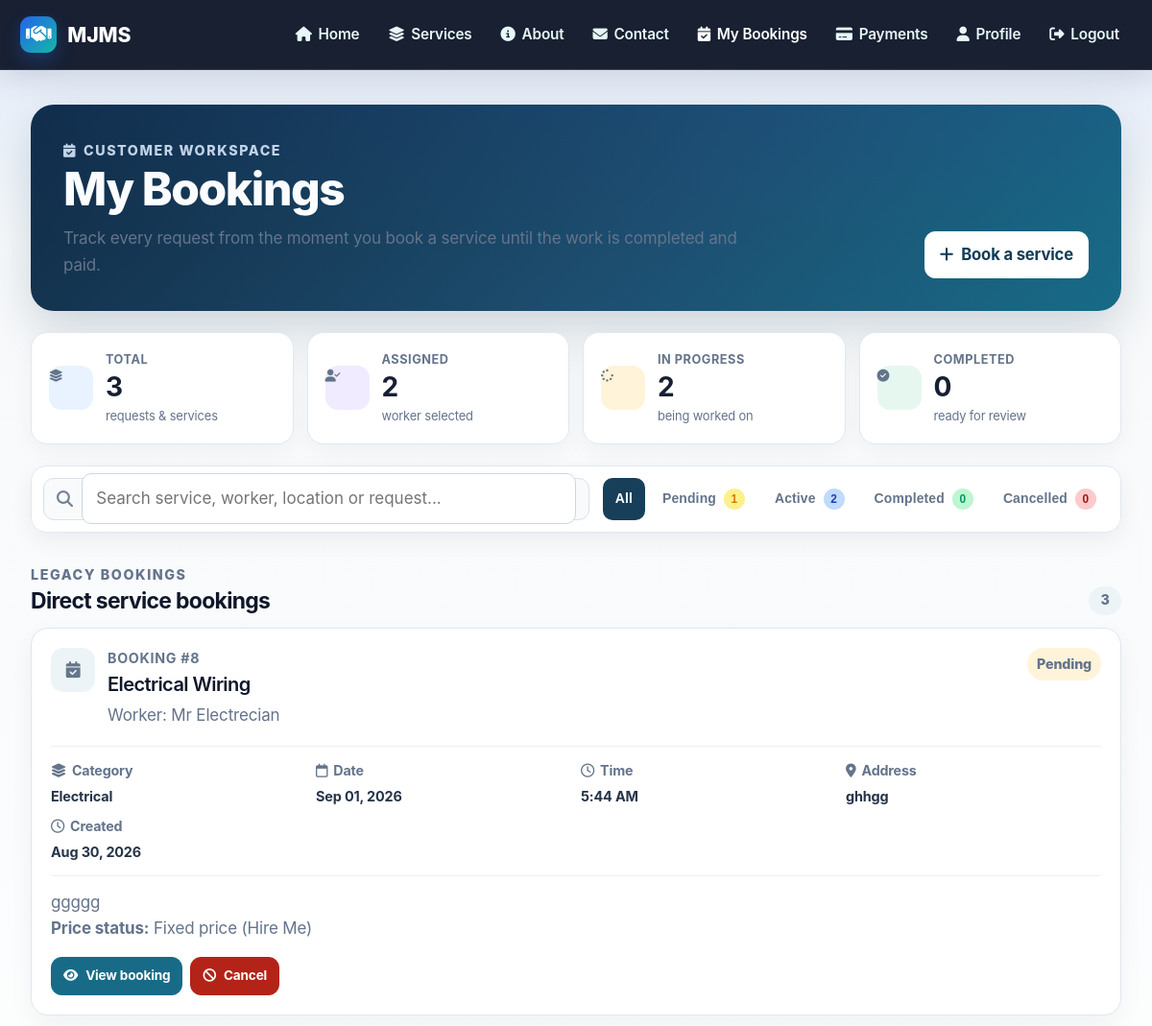
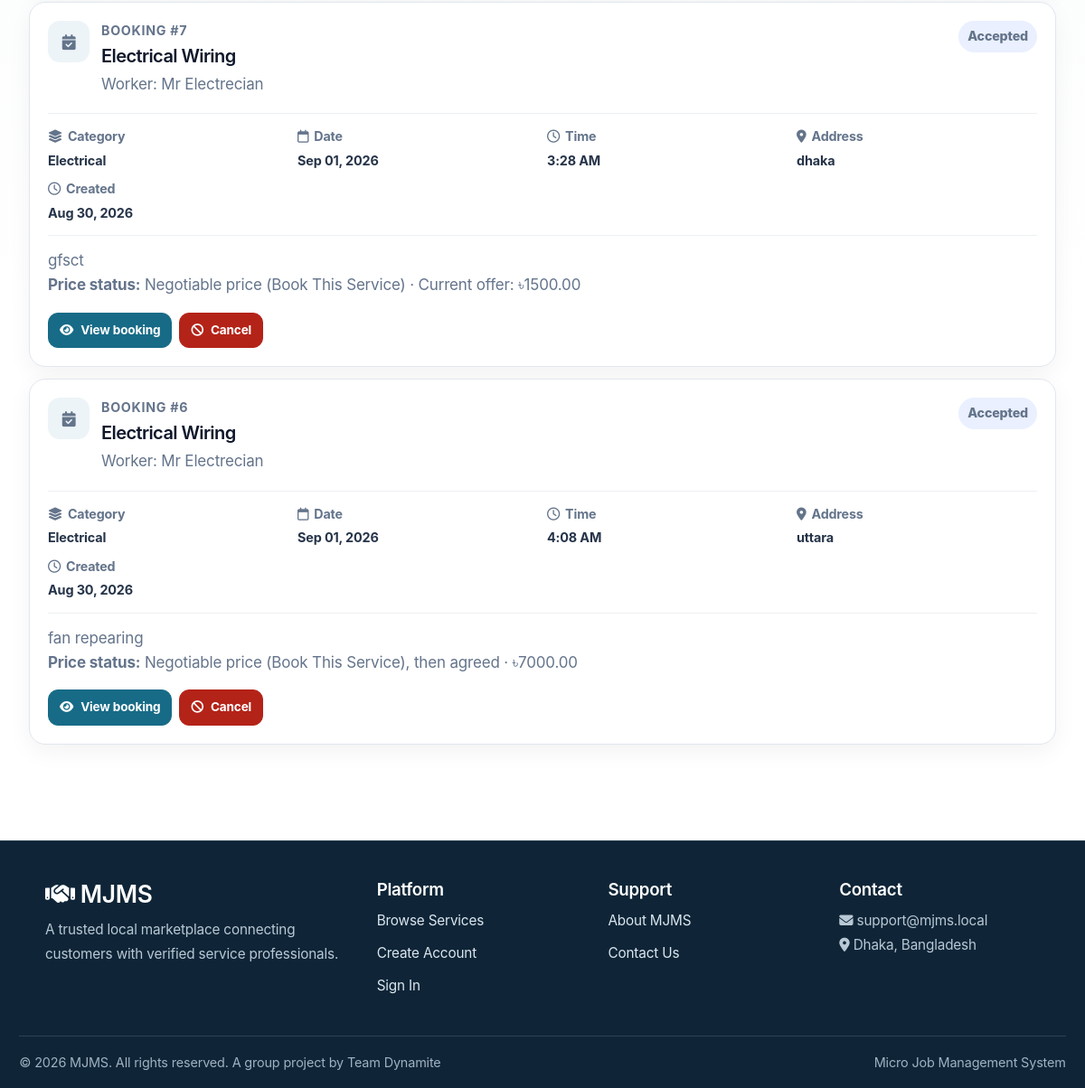
/bookings/my-bookings/ (signed in), run on an earlier commit of the app's database (2 pictures, top to bottom).
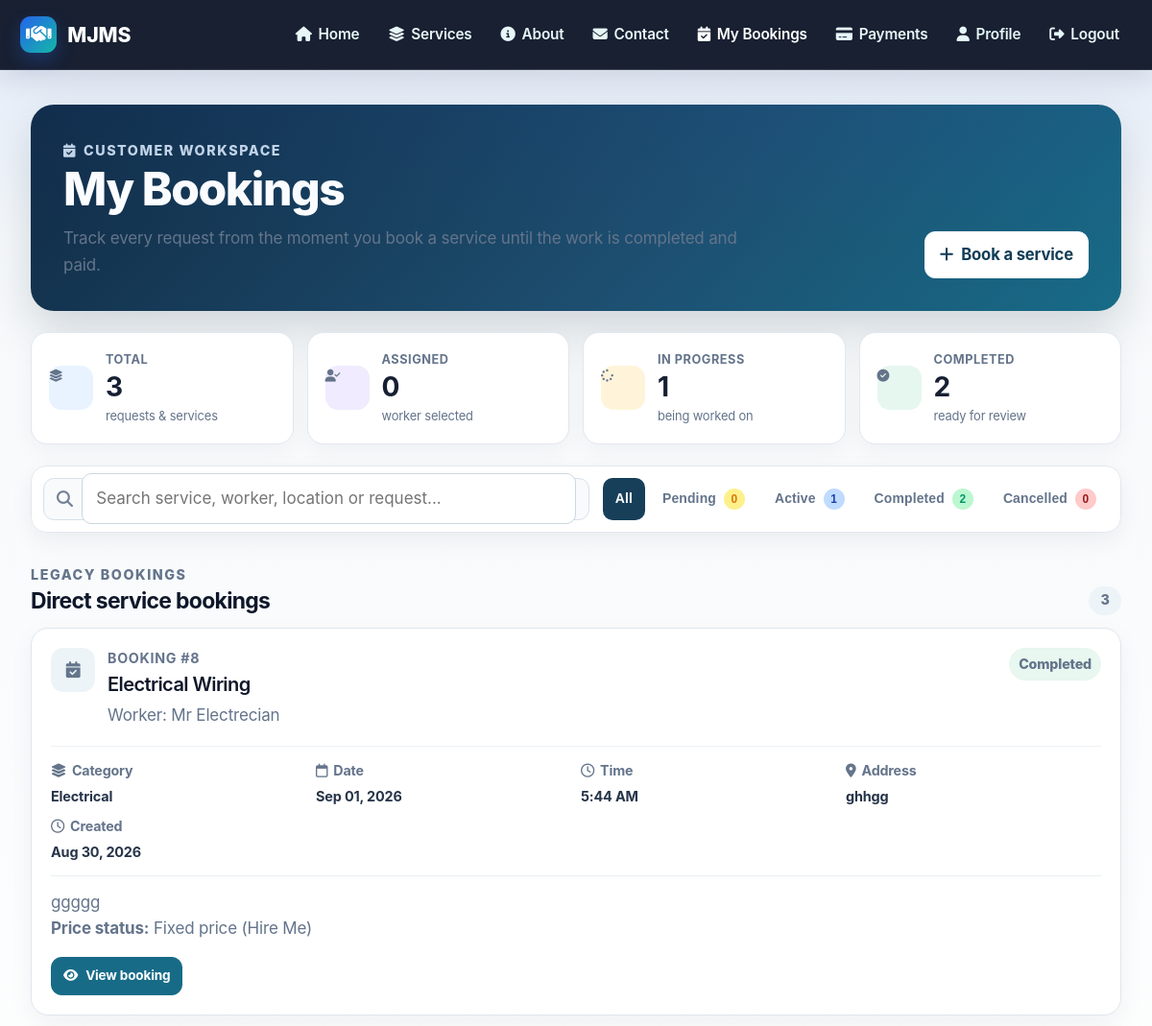
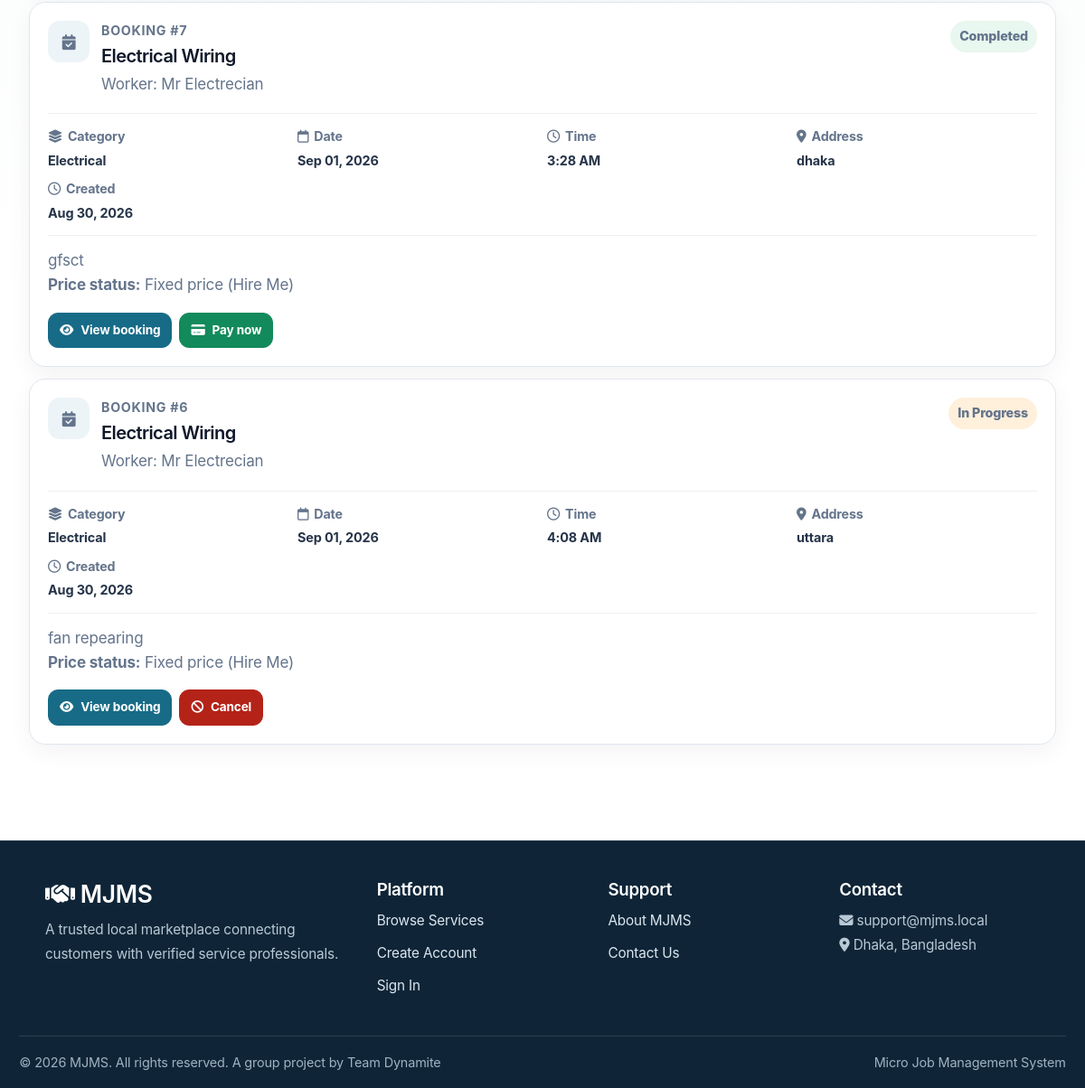
And on a later commit of the database (2 pictures, top to bottom).
### bookings/models.py (models this page shows, shortened)
class Booking(models.Model):
    STATUS_CHOICES = [
        ('Pending', 'Pending'),
        ('Confirmed', 'Confirmed'),
        ('Accepted', 'Accepted'),
        ('Open', 'Open'),
        ('Assigned', 'Assigned'),
        ('In Progress', 'In Progress'),
        ('Completed', 'Completed'),
        ('Cancelled', 'Cancelled'),
    ]
    BOOKING_TYPE_CHOICES = [
        ('BOOK_THIS_SERVICE', 'Book This Service'),
        ('HIRE_ME', 'Hire Me'),
    ]
    customer = models.ForeignKey(
        settings.AUTH_USER_MODEL,
        on_delete=models.CASCADE,
        related_name='customer_bookings'
    )
    service = models.ForeignKey(
        Service,
        on_delete=models.CASCADE,
        related_name='bookings'
    )
    worker = models.ForeignKey(
        settings.AUTH_USER_MODEL,
        on_delete=models.SET_NULL,
        null=True,
        blank=True,
        related_name='worker_bookings'
    )
    booking_date = models.DateField()
    booking_time = models.TimeField()
    address = models.TextField()
    problem_description = models.TextField()
    problem_photo = models.ImageField(
        upload_to='booking_problem_photos/',
        blank=True,
        null=True,
    )
    status = models.CharField(
        max_length=20,
        choices=STATUS_CHOICES,
        default='Pending'
    )
    booking_type = models.CharField(
        max_length=30,
        choices=BOOKING_TYPE_CHOICES,
        default='BOOK_THIS_SERVICE',
        help_text='How the customer created this booking: Book This Service or Hire Me.'
    )
    proposed_price = models.DecimalField(
        max_digits=10,
        decimal_places=2,
        null=True,
        blank=True,
        help_text='Customer proposal before the price is agreed.'
    )
    actual_price = models.DecimalField(
        max_digits=10,
        decimal_places=2,
        null=True,
        blank=True,
        help_text='Current negotiated price for the service.'
    )
    price_agreed = models.BooleanField(default=False)
    price_agreed_at = models.DateTimeField(null=True, blank=True)
    created_at = models.DateTimeField(auto_now_add=True)
    updated_at = models.DateTimeField(auto_now=True)
    class Meta:
        ordering = ['-created_at']

### services/models.py (models this page shows, shortened)
class Service(models.Model):
    name = models.CharField(max_length=100)
    category = models.ForeignKey(
        Category,
        on_delete=models.CASCADE,
        related_name='services',
        help_text='The category this service belongs to'
    )
    description = models.TextField()
    price = models.DecimalField(max_digits=10, decimal_places=2)
    image = models.ImageField(upload_to='service_images/')
    duration = models.CharField(max_length=50, help_text='Estimated duration (e.g., "2 hours")')
    location = models.CharField(max_length=100, blank=True, null=True)
    featured = models.BooleanField(default=False)
    is_available = models.BooleanField(default=True)
    created_at = models.DateTimeField(auto_now_add=True)
    updated_at = models.DateTimeField(auto_now=True)
    class Meta:
        ordering = ['category__name', 'name']
        indexes = [
            models.Index(fields=['category', 'is_available']),
        ]

class Category(models.Model):
    name = models.CharField(max_length=100, unique=True)
    description = models.TextField(blank=True)
    icon = models.CharField(max_length=50, blank=True, help_text="Emoji or icon class")
    image = models.ImageField(upload_to='categories/', blank=True, null=True)
    is_active = models.BooleanField(default=True)
    created_at = models.DateTimeField(auto_now_add=True)
    updated_at = models.DateTimeField(auto_now=True)
    class Meta:
        verbose_name_plural = "Categories"
        ordering = ['name']

### accounts/models.py (models this page shows, shortened)
class CustomUser(AbstractBaseUser, PermissionsMixin):
    ROLE_CHOICES = (
        ('customer', 'Customer'),
        ('worker', 'Worker'),
        ('admin', 'Admin'),
    )
    first_name = models.CharField(max_length=150, blank=True)
    last_name = models.CharField(max_length=150, blank=True)
    email = models.EmailField(unique=True)
    is_staff = models.BooleanField(default=False)
    is_active = models.BooleanField(default=True)
    date_joined = models.DateTimeField(auto_now_add=False, null=True)
    objects = CustomUserManager()
    USERNAME_FIELD = 'email'
    REQUIRED_FIELDS = []
    def __init__(self, *args, **kwargs):
        legacy_verified = kwargs.pop('is_verified_worker', None)
        if legacy_verified is not None:
            kwargs['worker_status'] = 'APPROVED' if legacy_verified else 'PENDING'
        super().__init__(*args, **kwargs)
    WORKER_STATUS_CHOICES = [
        ('PENDING', 'Pending Approval'),
        ('APPROVED', 'Approved'),
        ('REJECTED', 'Rejected'),
        ('BLOCKED', 'Blocked'),
    ]
    CUSTOMER_STATUS_CHOICES = [
        ('ACTIVE', 'Active'),
        ('BLOCKED', 'Blocked'),
    ]
    role = models.CharField(max_length=20, choices=ROLE_CHOICES, default='customer')
    phone = models.CharField(max_length=15, blank=True, null=True)
    address = models.TextField(blank=True, null=True)
    city = models.CharField(max_length=100, blank=True, null=True)
    profile_picture = models.ImageField(
        upload_to='profile_pictures/',
        blank=True,
        null=True
    )
    preferred_contact_method = models.CharField(
        max_length=20,
        choices=(
            ('Email', 'Email'),
            ('SMS', 'SMS'),
        ),
        default='Email'
    )
    receive_notifications = models.BooleanField(default=True)
    is_blocked = models.BooleanField(default=False)
    worker_status = models.CharField(
        max_length=20,
        choices=WORKER_STATUS_CHOICES,
        default='PENDING',
        null=True,
        blank=True,
        help_text="Status for worker accounts only"
    )
    customer_status = models.CharField(
        max_length=20,
        choices=CUSTOMER_STATUS_CHOICES,
        default='ACTIVE',
        null=True,
        blank=True,
        help_text="Status for customer accounts only"
    )
    created_at = models.DateTimeField(auto_now_add=True, null=True)
    updated_at = models.DateTimeField(auto_now=True)
    def get_full_name(self):
        return f'{self.first_name} {self.last_name}'.strip()
    @property
    def is_verified_worker(self):
        """Backward-compatible alias for the worker approval status."""
        return self.role == 'worker' and self.worker_status == 'APPROVED'
    class Meta:
        indexes = [
            models.Index(fields=['role', 'created_at']),
            models.Index(fields=['is_blocked']),
        ]

### bookings/views.py (the view)
# urls.py: path('my-bookings/', views.my_bookings, name='my_bookings'),
@login_required
@customer_required
def my_bookings(request):
    bookings = Booking.objects.filter(customer=request.user).select_related('worker', 'service').order_by('-created_at')
    verified_booking_payment = Payment.objects.filter(
        booking=OuterRef('pk'),
        payment_status='Verified',
    )
    bookings = bookings.annotate(payment_completed=Exists(verified_booking_payment))
    verified_payment = Payment.objects.filter(
        job=OuterRef('pk'),
        payment_status='Verified',
    )
    unread_worker_message = Notification.objects.filter(
        job=OuterRef('pk'),
        user=request.user,
        related_user=OuterRef('worker'),
        notification_type='JOB_MESSAGE',
        is_read=False,
    )
    accepted_jobs = Job.objects.filter(
        customer=request.user,
        status__in=['CONFIRMED', 'IN_PROGRESS', 'COMPLETED'],
    ).annotate(
        payment_completed=Exists(verified_payment),
        has_unread_worker_message=Exists(unread_worker_message),
    ).select_related('worker', 'service_request').order_by('-created_at')
    all_service_requests = ServiceRequest.objects.filter(customer=request.user)
    service_requests = all_service_requests.filter(
        status__in=['OPEN', 'REVIEWING'],
    ).select_related('service').prefetch_related('job_applications').order_by('-created_at')
    total_booked = bookings.count() + all_service_requests.count()
    accepted_count = accepted_jobs.count() + bookings.filter(status__in=['Accepted', 'Assigned', 'Confirmed']).count()
    in_progress_count = accepted_jobs.filter(status='IN_PROGRESS').count() + bookings.filter(status__in=['In Progress', 'Accepted', 'Assigned']).count()
    pending_count = service_requests.count() + bookings.filter(status='Pending').count()
    active_count = accepted_jobs.filter(status__in=['CONFIRMED', 'IN_PROGRESS']).count() + bookings.filter(status__in=['Confirmed', 'Accepted', 'Assigned', 'In Progress']).count()
    completed_count = accepted_jobs.filter(status='COMPLETED').count() + bookings.filter(status='Completed').count()
    cancelled_count = all_service_requests.filter(status='CANCELLED').count() + accepted_jobs.filter(status='CANCELLED').count() + bookings.filter(status='Cancelled').count()
    unread_worker_messages = Notification.objects.filter(
        user=request.user,
        notification_type='JOB_MESSAGE',
        is_read=False,
        job__isnull=False,
    ).select_related('job').order_by('-created_at')
    return render(
        request,
        'bookings/my_bookings.html',
        {
            'bookings': bookings,
            'accepted_jobs': accepted_jobs,
            'service_requests': service_requests,
            'total_booked': total_booked,
            'accepted_count': accepted_count,
            'in_progress_count': in_progress_count,
            'pending_count': pending_count,
            'active_count': active_count,
            'completed_count': completed_count,
            'cancelled_count': cancelled_count,
            'unread_worker_messages': unread_worker_messages,
        }
    )

### templates/bookings/my_bookings.html (shortened to what this page needs)
{% extends 'base.html' %}
{% load static %}
{% block extra_css %}
<link rel="stylesheet" href="{% static 'css/workflow-hub.css' %}">
{% endblock %}
{% block content %}
<div class="hub-page" data-hub="customer">
    <section class="hub-hero">
        <div>
            <span class="hub-eyebrow"><i class="fa-solid fa-calendar-check"></i> Customer workspace</span>
            <h1 style="color: #fff !important;">My Bookings</h1>
            <p>Track every request from the moment you book a service until the work is completed and paid.</p>
        </div>
        <a href="{% url 'service_list' %}" class="hub-btn hub-btn--primary"><i class="fa-solid fa-plus"></i> Book a service</a>
    </section>
    <section class="hub-stats" aria-label="Booking summary">
        <div class="hub-stat"><span class="hub-stat__icon hub-stat__icon--blue"><i class="fa-solid fa-layer-group"></i></span><div><small>Total</small><strong>{{ total_booked }}</strong><span>requests &amp; services</span></div></div>
        <div class="hub-stat"><span class="hub-stat__icon hub-stat__icon--violet"><i class="fa-solid fa-user-check"></i></span><div><small>Assigned</small><strong>{{ accepted_count }}</strong><span>worker selected</span></div></div>
        <div class="hub-stat"><span class="hub-stat__icon hub-stat__icon--amber"><i class="fa-solid fa-spinner"></i></span><div><small>In progress</small><strong>{{ in_progress_count }}</strong><span>being worked on</span></div></div>
        <div class="hub-stat"><span class="hub-stat__icon hub-stat__icon--green"><i class="fa-solid fa-circle-check"></i></span><div><small>Completed</small><strong>{{ completed_count }}</strong><span>ready for review</span></div></div>
    </section>
    <section class="hub-toolbar">
        <div class="hub-search"><i class="fa-solid fa-magnifying-glass"></i><input id="customerHubSearch" type="search" placeholder="Search service, worker, location or request..."></div>
        <div class="hub-tabs" role="tablist" aria-label="Booking status">
            <button class="hub-tab is-active" type="button" data-filter="all">All</button>
            <button class="hub-tab" type="button" data-filter="pending"><span>Pending</span><span class="hub-tab__count">{{ pending_count }}</span></button>
            <button class="hub-tab" type="button" data-filter="active"><span>Active</span><span class="hub-tab__count">{{ active_count }}</span></button>
            <button class="hub-tab" type="button" data-filter="completed"><span>Completed</span><span class="hub-tab__count">{{ completed_count }}</span></button>
            <button class="hub-tab" type="button" data-filter="cancelled"><span>Cancelled</span><span class="hub-tab__count">{{ cancelled_count }}</span></button>
        </div>
    </section>
    {% if bookings %}
    <section class="hub-section">
        <div class="hub-section__head"><div><span class="hub-eyebrow">Legacy bookings</span><h2>Direct service bookings</h2></div><span class="hub-count">{{ bookings|length }}</span></div>
        <div class="hub-list">
            {% for booking in bookings %}
            <article class="hub-card hub-item" data-filter-status="{% if booking.status == 'Completed' %}completed{% elif booking.status == 'Cancelled' %}cancelled{% elif booking.status == 'Pending' %}pending{% else %}active{% endif %}" data-search="{{ booking.service.name }} {% if booking.worker %}{{ booking.worker.get_full_name|default:booking.worker.email }}{% else %}Unassigned{% endif %} {{ booking.address }}">
                <div class="hub-card__top"><div class="hub-card__identity"><span class="hub-service-icon"><i class="fa-solid fa-calendar-check"></i></span><div><span class="hub-card__label">Booking #{{ booking.pk }}</span><h3>{{ booking.service.name }}</h3><p>{% if booking.worker %}Worker: {{ booking.worker.get_full_name|default:booking.worker.email }}{% else %}Worker not assigned yet{% endif %}</p></div></div><span class="hub-status hub-status--{{ booking.status|lower|cut:' ' }}">{{ booking.get_status_display }}</span></div>
                <div class="hub-card__grid"><div><small><i class="fa-solid fa-layer-group"></i> Category</small><strong>{{ booking.service.category.name }}</strong></div><div><small><i class="fa-regular fa-calendar"></i> Date</small><strong>{{ booking.booking_date|date:"M d, Y" }}</strong></div><div><small><i class="fa-regular fa-clock"></i> Time</small><strong>{{ booking.booking_time|time:"g:i A" }}</strong></div><div><small><i class="fa-solid fa-location-dot"></i> Address</small><strong>{{ booking.address|truncatewords:8 }}</strong></div><div><small><i class="fa-regular fa-clock"></i> Created</small><strong>{{ booking.created_at|date:"M d, Y" }}</strong></div></div>
                <p class="hub-description">{{ booking.problem_description|truncatewords:28 }}</p>
                {% if booking.booking_type == 'HIRE_ME' %}
                    <p class="hub-description"><strong>Price status:</strong> Fixed price (Hire Me)</p>
                {% else %}
                    {% if booking.price_agreed %}
                        <p class="hub-description"><strong>Price status:</strong> Negotiable price (Book This Service), then agreed · ৳{{ booking.actual_price|default:booking.proposed_price|default:booking.service.price }}</p>
                    {% else %}
                        <p class="hub-description"><strong>Price status:</strong> Negotiable price (Book This Service) · Current offer: ৳{{ booking.actual_price|default:booking.proposed_price|default:booking.service.price }}</p>
                    {% endif %}
                {% endif %}
                <div class="hub-card__actions"><a class="hub-btn hub-btn--primary" href="{% url 'booking_detail' booking.pk %}"><i class="fa-solid fa-eye"></i> View booking</a>{% if booking.status == 'Completed' and not booking.payment_completed %}<a class="hub-btn hub-btn--success" href="{% url 'make_booking_payment' booking.pk %}"><i class="fa-solid fa-credit-card"></i> Pay now</a>{% endif %}{% if booking.status != 'Completed' and booking.status != 'Cancelled' %}<a class="hub-btn hub-btn--danger" href="{% url 'cancel_booking' booking.pk %}"><i class="fa-solid fa-ban"></i> Cancel</a>{% endif %}</div>
            </article>
            {% endfor %}
        </div>
    </section>
    {% endif %}
</div>
{% endblock %}

What changed in the data, as far as the page shows it:
changed Booking "ggggg": status "Pending" → "Completed"; no longer shows "Cancel"
changed Booking "gfsct": status "Accepted" → "Completed"; actual_price "1500.00" → (not shown); booking_type "Negotiable price (Book This Service) · Current offer: ৳" → "Fixed price (Hire Me)"; status "Cancel" → "Pay now"
changed Booking "fan repearing": status "Accepted" → "In Progress"; actual_price "7000.00" → (not shown); booking_type "Negotiable price (Book This Service), then agreed · ৳" → "Fixed price (Hire Me)"
Also different on the page:
{{ accepted_count }}: "2" → "0"
{{ in_progress_count }}: "2" → "1"
{{ completed_count }}: "0" → "2"
{{ pending_count }}: "1" → "0"
{{ active_count }}: "2" → "1"
